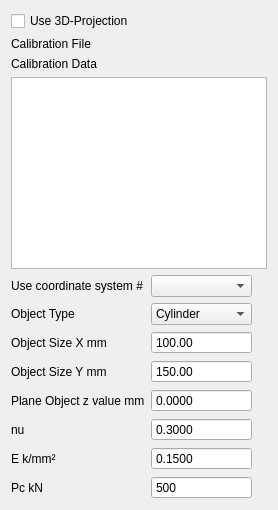
            <widget class="QWidget" name="shape">
             <attribute name="title">
              <string>Shape / Projection</string>
             </attribute>
             <layout class="QGridLayout" name="gridLayout_4">
              <item row="18" column="0">
               <widget class="QLabel" name="label_58">
                <property name="text">
                 <string>Pc kN</string>
                </property>
               </widget>
              </item>
              <item row="16" column="0">
               <widget class="QLabel" name="label_57">
                <property name="text">
                 <string>E k/mm²</string>
                </property>
               </widget>
              </item>
              <item row="14" column="1">
               <widget class="QDoubleSpinBox" name="dsbNu3D">
                <property name="enabled">
                 <bool>true</bool>
                </property>
                <property name="buttonSymbols">
                 <enum>QAbstractSpinBox::NoButtons</enum>
                </property>
                <property name="decimals">
                 <number>4</number>
                </property>
                <property name="value">
                 <double>0.300000000000000</double>
                </property>
               </widget>
              </item>
              <item row="12" column="1">
               <widget class="QDoubleSpinBox" name="dsbObjSizeY">
                <property name="enabled">
                 <bool>true</bool>
                </property>
                <property name="buttonSymbols">
                 <enum>QAbstractSpinBox::NoButtons</enum>
                </property>
                <property name="maximum">
                 <double>10000.000000000000000</double>
                </property>
                <property name="value">
                 <double>150.000000000000000</double>
                </property>
               </widget>
              </item>
              <item row="13" column="0">
               <widget class="QLabel" name="label_54">
                <property name="text">
                 <string>Plane Object z value mm</string>
                </property>
               </widget>
              </item>
              <item row="13" column="1">
               <widget class="QDoubleSpinBox" name="dsbZValue">
                <property name="enabled">
                 <bool>true</bool>
                </property>
                <property name="buttonSymbols">
                 <enum>QAbstractSpinBox::NoButtons</enum>
                </property>
                <property name="decimals">
                 <number>4</number>
                </property>
                <property name="minimum">
                 <double>-10000.000000000000000</double>
                </property>
                <property name="maximum">
                 <double>10000.000000000000000</double>
                </property>
               </widget>
              </item>
              <item row="14" column="0">
               <widget class="QLabel" name="label_56">
                <property name="text">
                 <string>nu</string>
                </property>
               </widget>
              </item>
              <item row="4" column="0" colspan="3">
               <widget class="QTextEdit" name="teCalibData">
                <property name="readOnly">
                 <bool>true</bool>
                </property>
               </widget>
              </item>
              <item row="11" column="1">
               <widget class="QDoubleSpinBox" name="dsbObjSizeX">
                <property name="enabled">
                 <bool>true</bool>
                </property>
                <property name="buttonSymbols">
                 <enum>QAbstractSpinBox::NoButtons</enum>
                </property>
                <property name="maximum">
                 <double>10000.000000000000000</double>
                </property>
                <property name="value">
                 <double>100.000000000000000</double>
                </property>
               </widget>
              </item>
              <item row="6" column="1">
               <widget class="QComboBox" name="cbCoordSysNum">
                <property name="enabled">
                 <bool>true</bool>
                </property>
               </widget>
              </item>
              <item row="3" column="0" colspan="2">
               <widget class="QLabel" name="label_6">
                <property name="text">
                 <string>Calibration Data</string>
                </property>
               </widget>
              </item>
              <item row="0" column="0" colspan="2">
               <widget class="QCheckBox" name="cb3DProj">
                <property name="text">
                 <string>Use 3D-Projection</string>
                </property>
                <property name="checked">
                 <bool>false</bool>
                </property>
               </widget>
              </item>
              <item row="18" column="1">
               <widget class="QDoubleSpinBox" name="dsbPc3D">
                <property name="enabled">
                 <bool>true</bool>
                </property>
                <property name="buttonSymbols">
                 <enum>QAbstractSpinBox::NoButtons</enum>
                </property>
                <property name="decimals">
                 <number>0</number>
                </property>
                <property name="maximum">
                 <double>10000.000000000000000</double>
                </property>
                <property name="value">
                 <double>500.000000000000000</double>
                </property>
               </widget>
              </item>
              <item row="12" column="0">
               <widget class="QLabel" name="label_53">
                <property name="text">
                 <string>Object Size Y mm</string>
                </property>
               </widget>
              </item>
              <item row="16" column="1">
               <widget class="QDoubleSpinBox" name="dsbE3D">
                <property name="enabled">
                 <bool>true</bool>
                </property>
                <property name="buttonSymbols">
                 <enum>QAbstractSpinBox::NoButtons</enum>
                </property>
                <property name="decimals">
                 <number>4</number>
                </property>
                <property name="value">
                 <double>0.150000000000000</double>
                </property>
               </widget>
              </item>
              <item row="11" column="0">
               <widget class="QLabel" name="label_52">
                <property name="text">
                 <string>Object Size X mm</string>
                </property>
               </widget>
              </item>
              <item row="6" column="0">
               <widget class="QLabel" name="label_21">
                <property name="text">
                 <string>Use coordinate system #</string>
                </property>
               </widget>
              </item>
              <item row="8" column="1">
               <widget class="QComboBox" name="cbObjectType">
                <property name="enabled">
                 <bool>true</bool>
                </property>
                <property name="currentIndex">
                 <number>1</number>
                </property>
                <item>
                 <property name="text">
                  <string>Plane</string>
                 </property>
                </item>
                <item>
                 <property name="text">
                  <string>Cylinder</string>
                 </property>
                </item>
                <item>
                 <property name="text">
                  <string>Square Pillar</string>
                 </property>
                </item>
               </widget>
              </item>
              <item row="8" column="0">
               <widget class="QLabel" name="label_55">
                <property name="text">
                 <string>Object Type</string>
                </property>
               </widget>
              </item>
              <item row="2" column="1">
               <widget class="PathLineEdit" name="pleCalibFile">
                <property name="enabled">
                 <bool>true</bool>
                </property>
                <property name="nameFilters">
                 <stringlist comment="*.idc"/>
                </property>
               </widget>
              </item>
              <item row="2" column="0">
               <widget class="QLabel" name="label_5">
                <property name="text">
                 <string>Calibration File</string>
                </property>
               </widget>
              </item>
             </layout>
            </widget>
